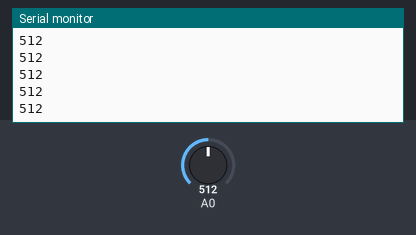
Bench run of a sketch on a simulated Arduino Uno, built with avr-gcc and run on an emulated ATmega328P. On the bench: the last lines printed to the serial monitor. The test bench sets the inputs (shaded band); at power-on: A0 = 512.

Above: at 1.2 s.
1.3 s: A0 set to 716
At 1.32 s:
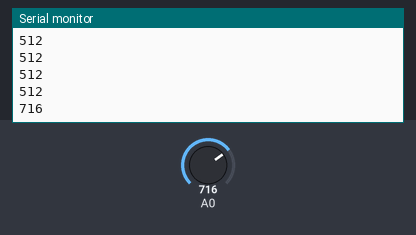
2.8 s: A0 set to 900
At 2.83 s:
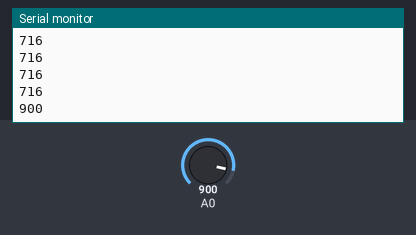
Timing chart, 0 to 5.8 s (numbered marks = the images above; inputs shaded):
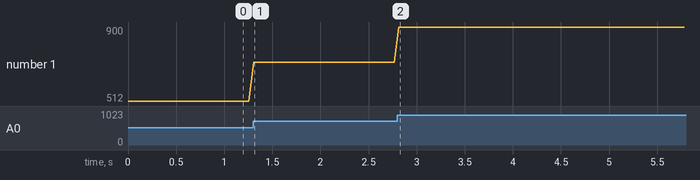

The sketch:

arduino.ino
```cpp
void setup() {
  // put your setup code here, to run once:
  Serial.begin(115200);
}

void loop() {
  // put your main code here, to run repeatedly:
  int potRead = analogRead(A0);
  Serial.println(potRead);

  delay(50);
}
```

Measured:
- after the input at 1.3 s, the serial monitor: prints a new line at once (image 1)
- after the input at 2.8 s, the serial monitor: prints a new line at once (image 2)
- plotted number 1: 512 → 716 after the input at 1.3 s, 716 → 900 after the input at 2.8 s
